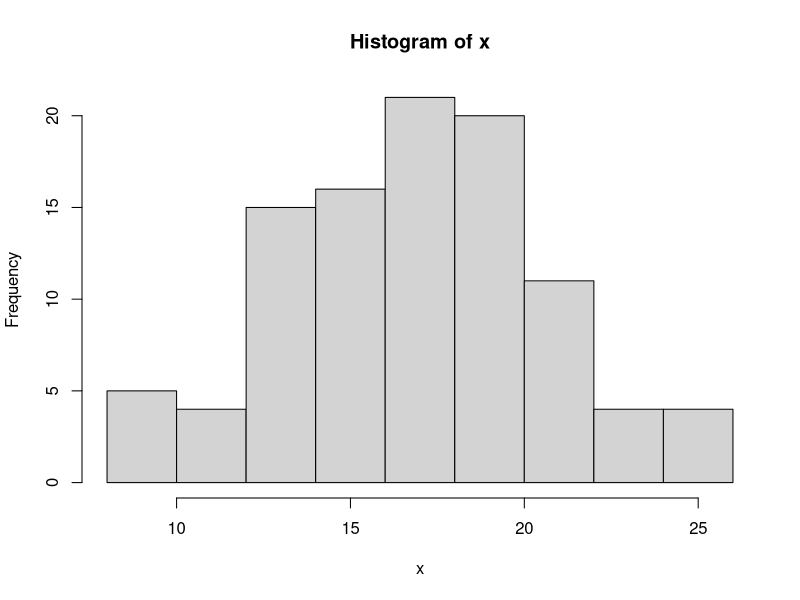
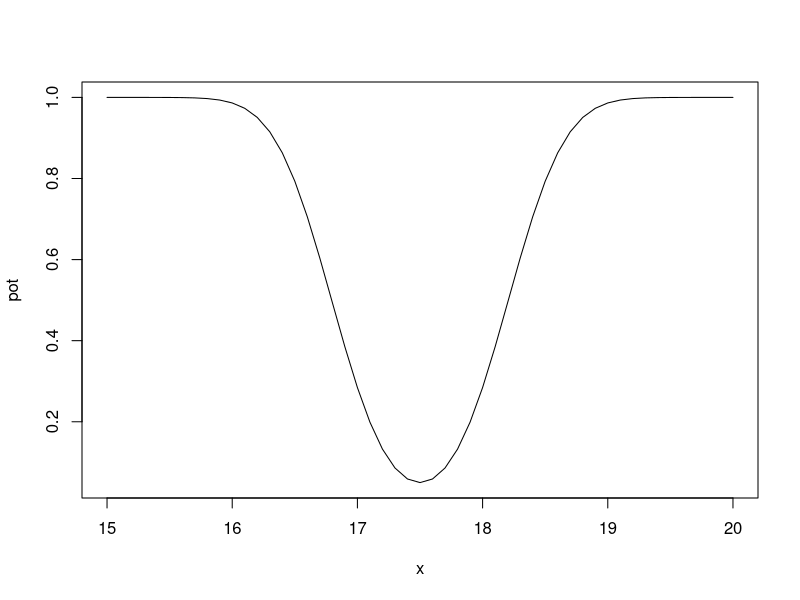

Here is the R script that generated these plots, in order:
sd = 3.6
n = 100
alfa = .05

me = 17.5

x = round(rnorm(n, mean=me, sd=sd))

hist(x)

z = qnorm(1-alfa/2)
print(z)

xu = me + z * sd/sqrt(n)
print(paste('xu = ', xu))

xl = me - z * sd/sqrt(n)
print(paste('xl = ', xl))

# supongamos que es falsa: me <> 17.5

pot = c()
x = seq(15, 20, .1)
print(x)

for (xi in x) {
	muv = xi
	z1 = (xl - muv) * sqrt(n) / sd 
	z2 = (xu - muv) * sqrt(n) / sd
#print(paste('z1: ', z1))
#print(paste('z2: ', z2))
beta = pnorm(z2) - pnorm(z1)
#print (beta)
#
pot = c(pot, 1-beta)
#print(pot)
}

plot(x, pot, type='l')

